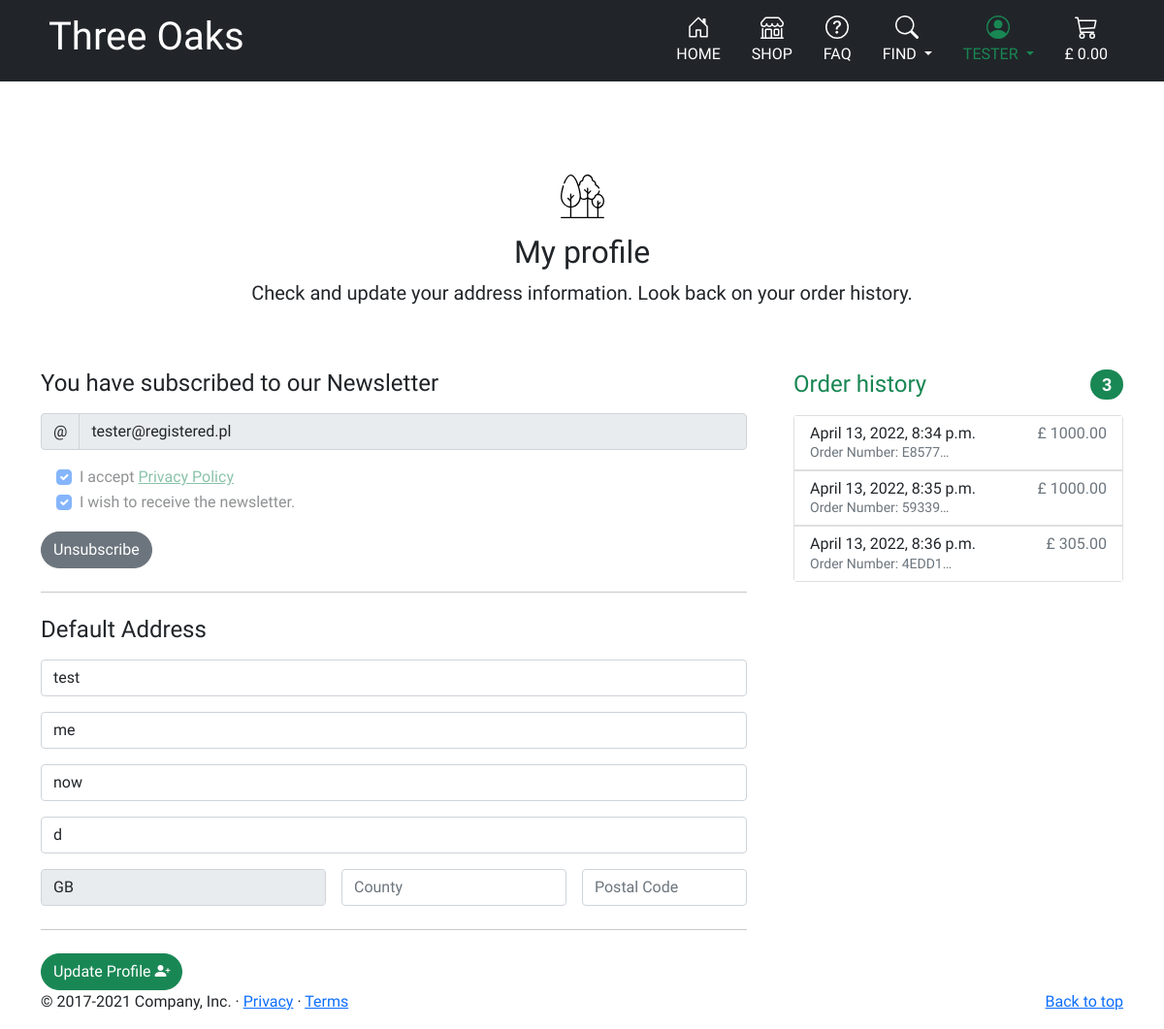
/profile/ (signed in), run on an earlier commit of the app's database.
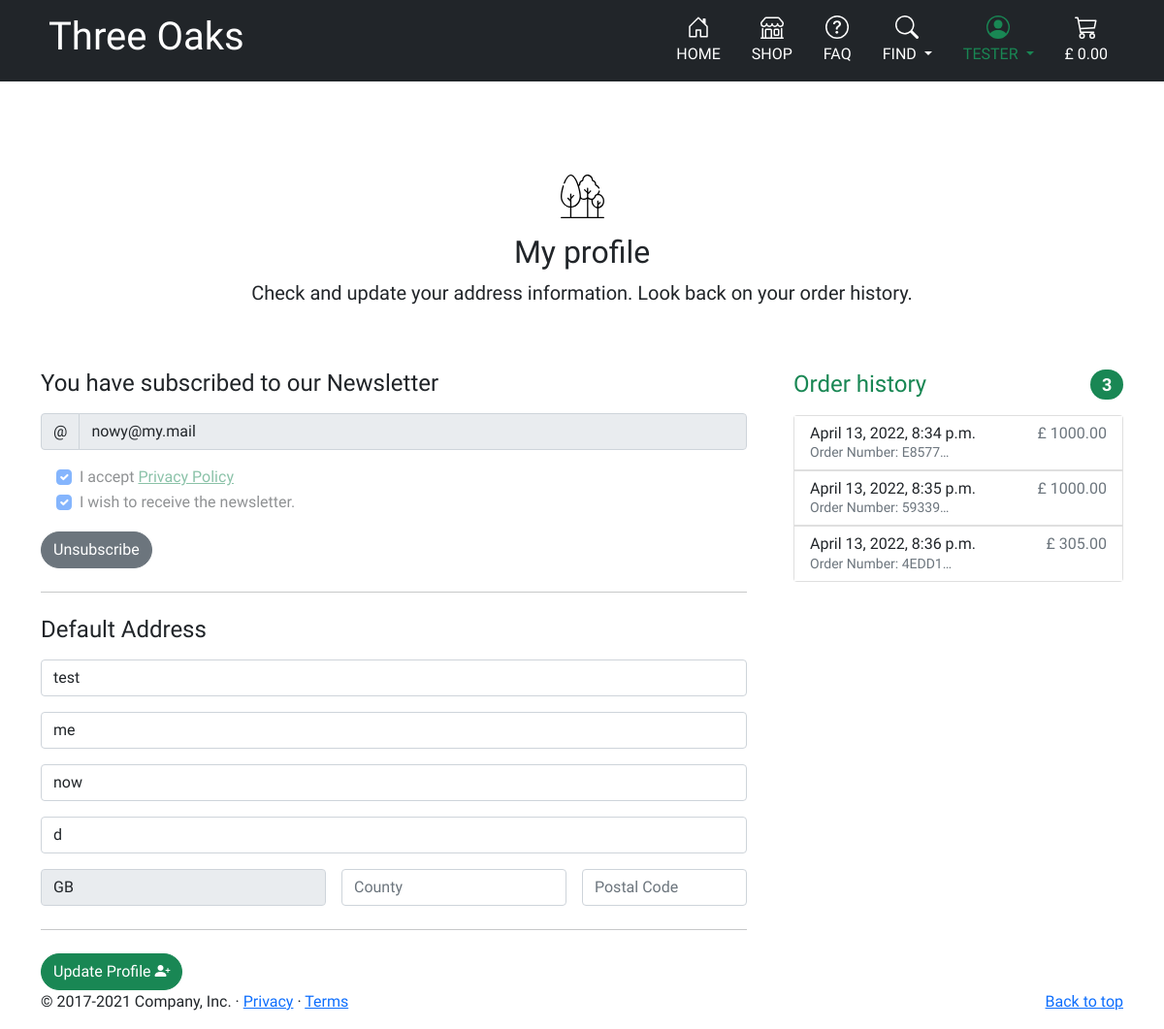
And on a later commit of the database.
### newsletter/models.py (models this page shows)
class Subscriber(models.Model):
    email = models.EmailField(max_length=254, blank=False, null=False)
    subscribed = models.BooleanField(default=False, blank=False, null=False)
    accepted_privacy_policy = models.BooleanField(default=False,
                                                  blank=False, null=False)
    registered_user = models.ForeignKey(
                User, on_delete=models.SET_NULL, blank=True, null=True,
                related_name='newsletter_subscriber')
    created_on = models.DateTimeField(auto_now=True, editable=False)
    updated_on = models.DateTimeField(auto_now=True, editable=False)

### profiles/views.py (the view)
# urls.py: path('profile/', include('profiles.urls')),
@login_required
def profile(request):
    current_user = request.user
    print(f'co my tu mamy {current_user}')
    user_profile = get_object_or_404(UserProfile, user=current_user)
    if request.method == 'POST':
        form = UserProfileForm(request.POST, instance=user_profile)
        if form.is_valid():
            form.save()
            messages.success(request, 'Profile updated successfully')
        else:
            messages.error(request,
                           'Update failed. Please ensure the form is valid')
    else:
        form = UserProfileForm(instance=user_profile)
    form = UserProfileForm(instance=user_profile)
    orders = user_profile.orders.all()
    current_subscriber = None
    if Subscriber.objects.filter(
            registered_user=current_user).filter(subscribed=True).exists():
        subscribed_user = True
        current_subscriber = get_object_or_404(
            Subscriber, registered_user=current_user)
    else:
        subscribed_user = False
    template = 'profiles/profile.html'
    context = {
        'form': form,
        'orders': orders,
        'user_profile': user_profile,
        'subscribed_user': subscribed_user,
        'current_subscriber': current_subscriber,
    }
    return render(request, template, context)

### profiles/forms.py
class UserProfileForm(forms.ModelForm):
    class Meta:
        model = UserProfile
        exclude = ('user',)
    def __init__(self, *args, **kwargs):
        super().__init__(*args, **kwargs)
        placeholders = {
            'default_phone_number': 'Phone Number',
            'default_postcode': 'Postal Code',
            'default_town_or_city': 'Town or City',
            'default_street_address1': 'Street Address 1',
            'default_street_address2': 'Street Address 2',
            'default_county': 'County',
        }
        self.fields['default_phone_number'].widget.attrs['autofocus'] = True
        self.fields['default_country'].widget.attrs['readonly'] = True
        for field in self.fields:
            if field != 'default_country':
                if self.fields[field].required:
                    placeholder = f'{placeholders[field]} *'
                else:
                    placeholder = placeholders[field]
                self.fields[field].widget.attrs['placeholder'] = placeholder
            self.fields[field].label = False

### profiles/templates/profiles/profile.html (shortened to what this page needs)
{% extends "base.html" %}
{% load static %}
{% block extra_css %}
    <link rel="stylesheet" href="{% static 'profiles/css/profile.css' %}">
{% endblock %}
{% block content %}
<div class="container">
      <div class="py-5 text-center">
        <div class="text-dark mt-5 mb-3">
          <img src="{{ MEDIA_URL }}trees-dark.svg" alt="">
        </div>
        <h2 class="my-heading-font">My profile</h2>
        <p class="lead">Check and update your address information. Look back on your order history.</p>
      </div>
      <div class="row g-5">
        <div class="col-md-5 col-lg-4 order-md-last">
          <h4 class="d-flex justify-content-between align-items-center mb-3">
            <span class="text-success my-heading-font">Order history</span>
            <span class="badge bg-success rounded-pill">{{ orders|length }}</span>
          </h4>
          <ul class="list-group mb-3 order-history">
              {% for order in orders %}
              <a class="text-decoration-none" href="{% url 'order_history' order.order_number %}" title="{{ order.order_number }}">
            <li class="list-group-item d-flex justify-content-between lh-sm">
              <div>
                <h6 class="my-0">{{ order.date }}</h6>
                <small class="text-muted">Order Number: {{ order.order_number|truncatechars:6 }}</small>
              </div>
              <span class="text-muted">£ {{ order.grand_total }}</span>
            </li>
          </a>
            {% endfor %}
          </ul>
        </div>
        <div class="col-md-7 col-lg-8">
        {% include 'profiles/includes/newsletter_form.html' %}
        <hr class="my-4">
          <h4 class="mb-3 my-heading-font">Default Address</h4>
          <form action="{% url 'profile' %}" method="POST" id="payment-form">
            <div class="row g-3">
              <div class="col-12">
                {{ form.default_phone_number | as_crispy_field }}
              </div>
              <div class="col-12">
                {{ form.default_street_address1 | as_crispy_field }}
              </div>
              <div class="col-12">
                {{ form.default_street_address2 | as_crispy_field }}
              </div>
              <div class="col-12">
                {{ form.default_town_or_city | as_crispy_field }}
              </div>
              <div class="col-md-5">
                {{ form.default_country | as_crispy_field }}
              </div>
              <div class="col-md-4">
                {{ form.default_county | as_crispy_field }}
              </div>
              <div class="col-md-3">
                {{ form.default_postcode | as_crispy_field }}
              </div>
            </div>
            <hr class="my-4">
            <button id="submit-button" class="btn btn-success rounded-pill">
							<span class="font-weight-bold">Update Profile</span>
								<i class="bi bi-person-plus-fill"></i>
						</button>
          </form>
        </div>
      </div>
  </div>
  {% endblock %}

### profiles/templates/profiles/includes/newsletter_form.html (shortened to what this page needs)
{% if subscribed_user %}
<h4 class="mb-3 my-heading-font">You have subscribed to our Newsletter</h4>
<form action="{% url 'unsubscribe' %}" method="POST">
  <div class="">
    <div class="input-group mb-3 border-dark">
      <span class="input-group-text" id="email">@
      </span>
      <input readonly type="email" class="form-control"
      placeholder="email" aria-label="email" aria-describedby="email" name="email" required
      value="{{ current_subscriber.email }}">
    </div>
    <div class="form-check ms-3">
      <input checked disabled class="form-check-input" type="checkbox" value="" id="accepted_privacy_policy" name="accepted_privacy_policy">
      <label class="form-check-label" for="accepted_privacy_policy">
        I accept
        <a class="text-success" href="">Privacy Policy
        </a>
      </label>
    </div>
    <div class="form-check ms-3">
      <input checked disabled class="form-check-input" type="checkbox" value="" id="subscribed" name="subscribed">
      <label class="form-check-label" for="subscribed">
        I wish to receive the newsletter.
      </label>
    </div>
  </div>
    <button type="submit" class="btn btn-secondary rounded-pill mt-3">Unsubscribe
    </button>
</form>
  {% endif %}

What changed in the data, as far as the page shows it:
changed Subscriber: email "tester@registered.pl" → "nowy@my.mail"
